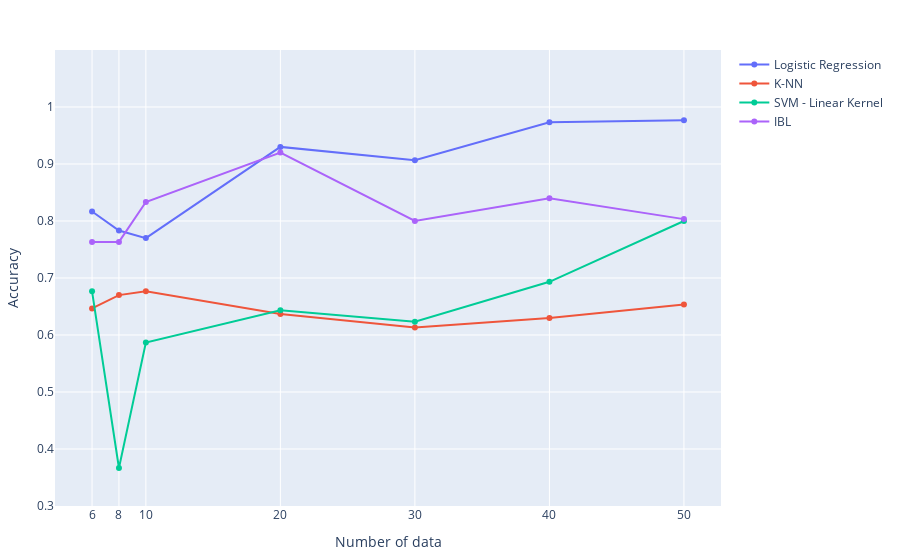

The code cell stored with this chart in its notebook:
### Code cell
plot_graph(num_data, logic, k_nn, ibl, svm, yaxis)

### Figure 1 — Plotly figure (JSON) as saved in the notebook; plotly's stock layout.template omitted (floating-point values rounded to 4 significant figures)
{"data": [{"mode": "lines+markers", "name": "Logistic Regression", "type": "scatter", "x": [6, 8, 10, 20, 30, 40, 50], "y": [0.8167, 0.7833, 0.77, 0.93, 0.9067, 0.9733, 0.9767]}, {"mode": "lines+markers", "name": "K-NN", "type": "scatter", "x": [6, 8, 10, 20, 30, 40, 50], "y": [0.6467, 0.67, 0.6767, 0.6367, 0.6133, 0.63, 0.6533]}, {"mode": "lines+markers", "name": "SVM - Linear Kernel", "type": "scatter", "x": [6, 8, 10, 20, 30, 40, 50], "y": [0.6767, 0.3667, 0.5867, 0.6433, 0.6233, 0.6933, 0.8]}, {"mode": "lines+markers", "name": "IBL", "type": "scatter", "x": [6, 8, 10, 20, 30, 40, 50], "y": [0.7633, 0.7633, 0.8333, 0.92, 0.8, 0.84, 0.8033]}], "layout": {"autosize": false, "margin": {"b": 50, "l": 50, "pad": 0, "r": 20, "t": 50}, "xaxis": {"tickvals": [6, 8, 10, 20, 30, 40, 50], "title": {"text": "Number of data"}}, "yaxis": {"range": [0.3, 1.1], "tickvals": [0.2, 0.3, 0.4, 0.5, 0.6, 0.7, 0.8, 0.9, 1], "title": {"text": "Accuracy"}}}}
